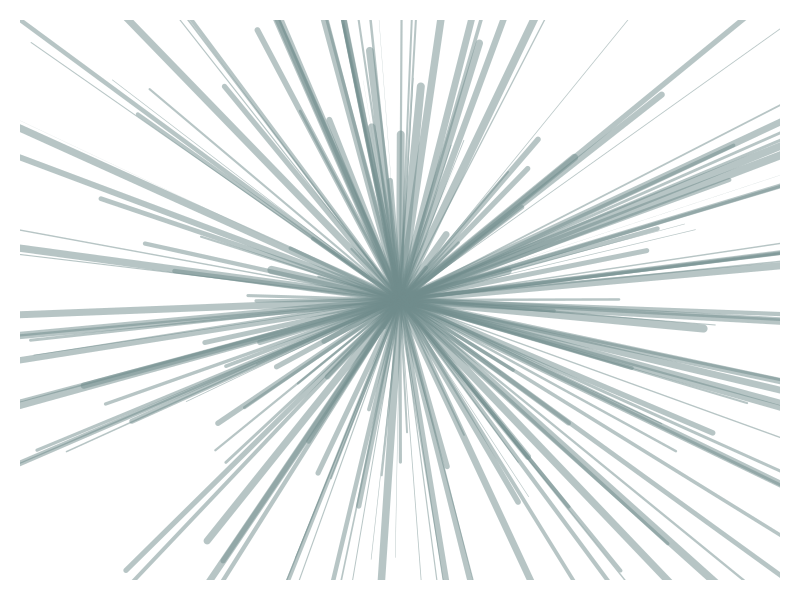
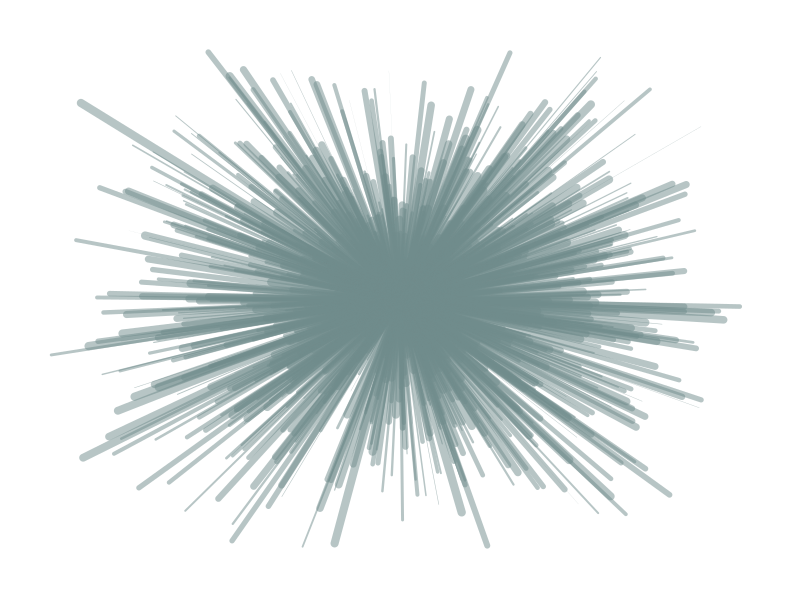
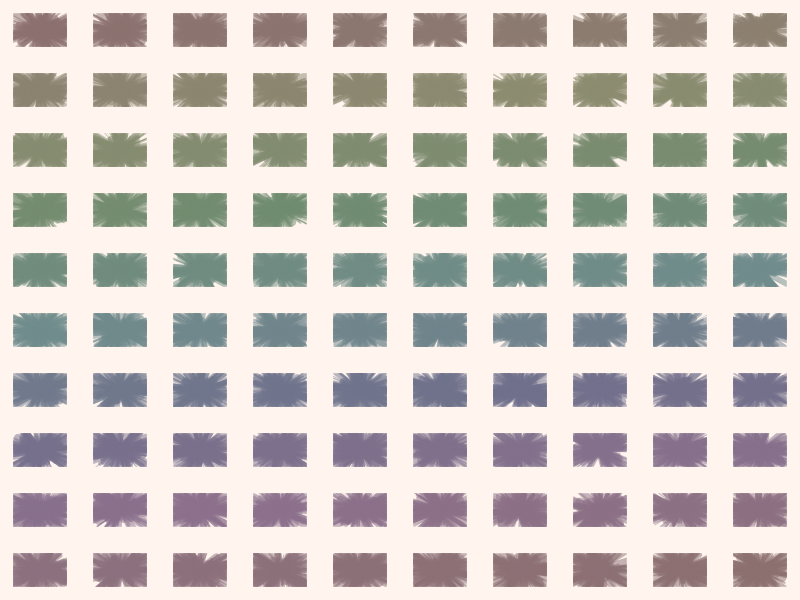
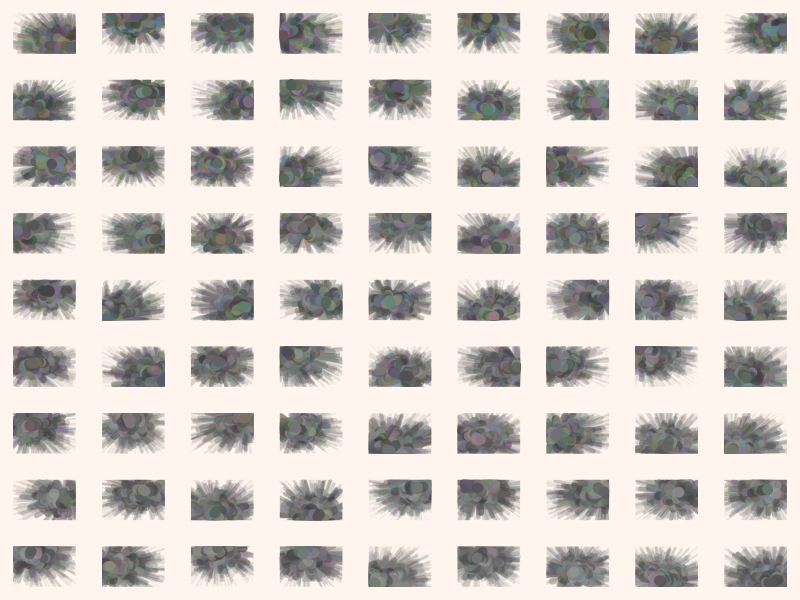
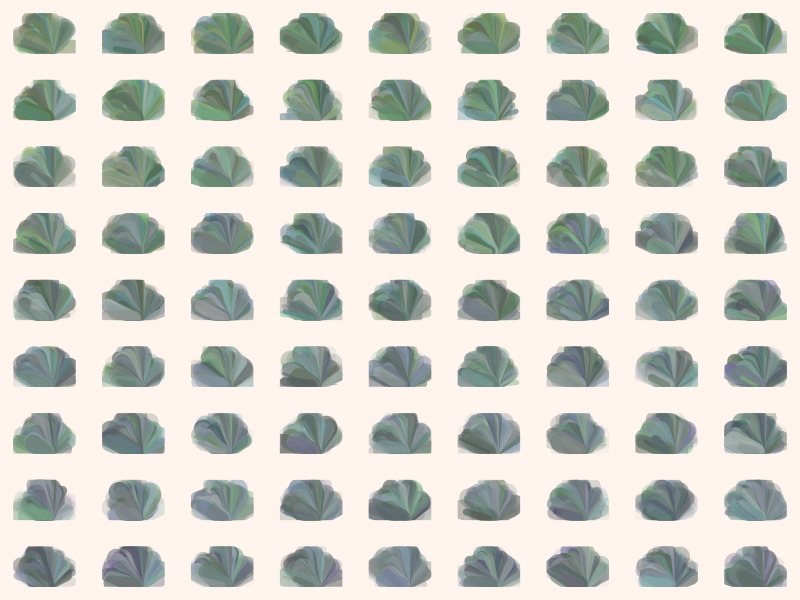
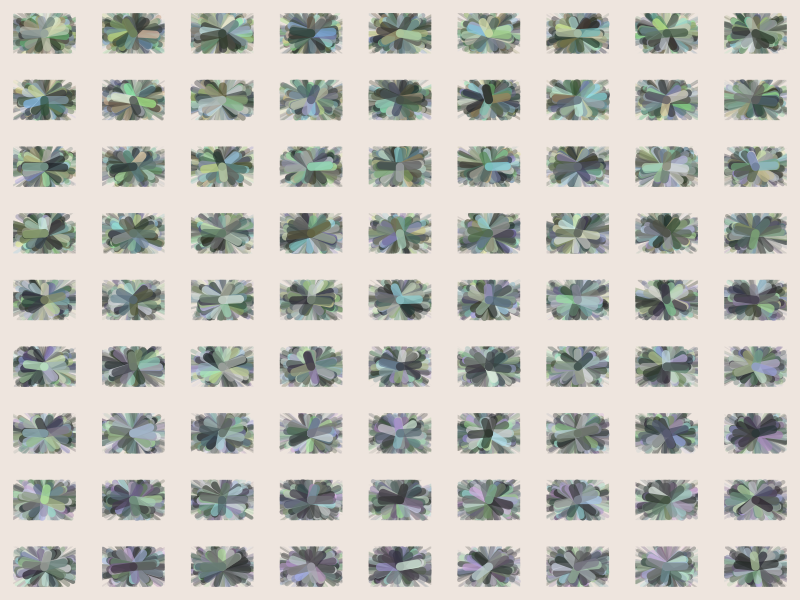
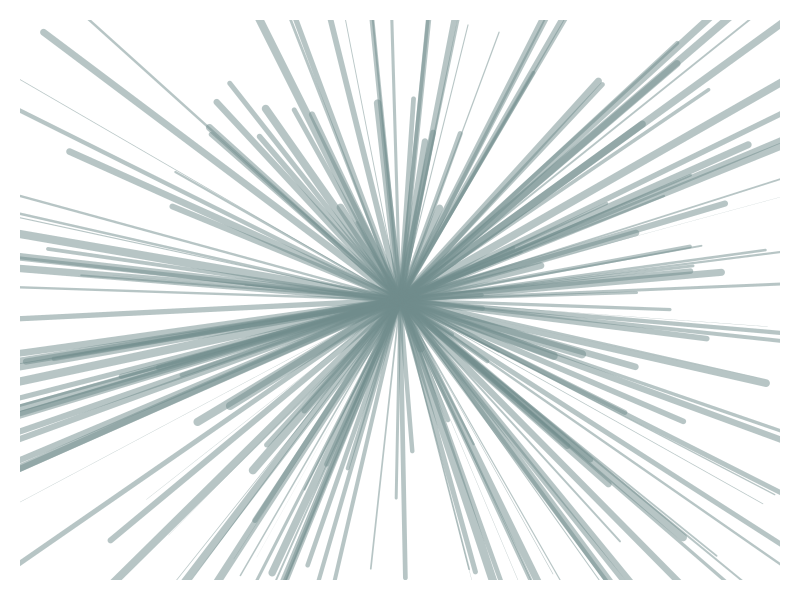
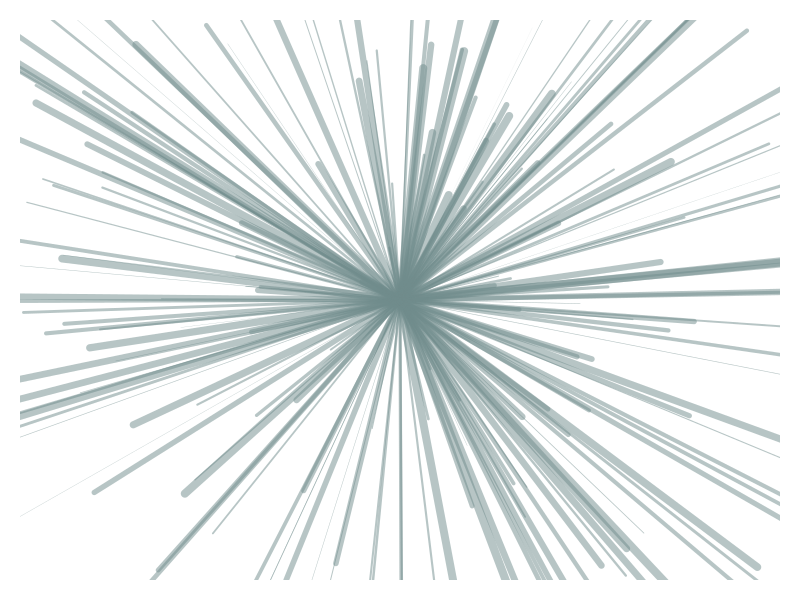

Write the R code that produced these figures, in order.
library(tidyverse)
library(png)

#origin article here: http://www.r-graph-gallery.com/57-rays-abstract-painting/

# Function to create plots ------------------------------------------------

buildFan <- function(hue = 0.5, saturation = 0.20, value = 0.55, alpha = 0.5,
                     hue.range = 0, saturation.range = 0, value.range = 0, alpha.range = 0,
                     x.end = NULL, y.end = NULL, x.center = NULL, y.center = NULL,
                     random.center = FALSE, segment.width = 8, n.segments = 200,
                     depth = FALSE, rescale = FALSE){
  
  #function builds a single fan plot
  #random vectors are generated if no vectors are provided
  #hue, saturation, value, and alpha should be between 0:1
  
  # set the center points of the segments
  x.center <- if (!is.null(x.center)) x.center else if(random.center == FALSE) 0 else if(is.null(x.end)) runif(1, -1, 1) else runif(1, min(x.end), max(x.end))
  y.center <- if (!is.null(y.center)) y.center else if(random.center == FALSE) 0 else if(is.null(y.end)) runif(1, -1, 1) else runif(1, min(y.end), max(y.end))
  
  # set the end of the segments. If vectors are provided then add some randomness
  x.end <- if(is.null(x.end)) rnorm(n.segments, 0, 1) else x.end * runif(n.segments, 0.3)
  y.end <- if(is.null(y.end)) rnorm(n.segments, 0, 1) else y.end * runif(n.segments, 0.3)
  
  # set the hue, saturation, value, and alpha per segment
  generate.variables <- function(variable, variable.range){
    runif(n = n.segments,
          min = max(0, variable - variable.range),
          max = min(1, variable + variable.range))
  }
  
  h <- generate.variables(hue, hue.range)
  s <- generate.variables(saturation, saturation.range)
  v <- generate.variables(value, value.range)
  alpha <- generate.variables(alpha, alpha.range)
  
  lwd <- segment.width * runif(n.segments)
  
  if (depth) {
    # reorganize the segments to give them depth. Layer the segments by length and then increase the color strength
    # effect should be the longer ones look like they're further back, darker, less colorful, thiner
    # shorter ones will be brighter, more colorful, thicker
    
    # sort vector by eucledian distance from their center (longest first)
    vector.order <- sqrt(abs(x.end - x.center) ^ 2 + abs(y.end - y.center) ^ 2) %>% order(decreasing = TRUE)
    x.end <- x.end[vector.order]
    y.end <- y.end[vector.order]
    
    # sort the colors by strength
    # leave out hsv so there is still some color variance per plot
    # h <- sort(h)
    # s <- sort(s)
    # v <- sort(v)
    alpha <- sort(alpha)
    lwd <- sort(lwd)
  }
  
  #rescale the x, y vectors so they're between -1 and 1
  if (rescale){
    rescale.vector <- function(x){(x - min(x))/(max(x) - min(x)) * 2 - 1}
    x.end <- rescale.vector(x.end)
    y.end <- rescale.vector(y.end)
  }
  
  #set graphical parameters
  par(mar = rep(1, 4),
      bty = "n")
  
  # draw the plot template
  plot(x = 0,
       y = 0,
       xlim = c(-1, 1),
       ylim = c(-1, 1),
       type = 'n',
       xaxt = 'n',
       yaxt = 'n',
       ann = FALSE)
  
  # draw the segments
  segments(x0 = x.center,
           y0 = y.center,
           x1 = x.end,
           y1 = y.end,
           col = hsv(h = h,
                     s = s,
                     v = v,
                     alpha = alpha),
           lwd = lwd)
}


# function wraps around buildFan to automate the printing of multiple plots ----------------------------------------------------

printFans <- function(hsv.array = seq(0, 1, length.out = 100), filename = "fans.png",
                      output.image.width = 4608, output.image.height = 2880, background = "seashell", ...){
  
  # function automates the printing and saving of buildFan
  # hsv.array is the array colors to map the buildFan function over. If only one vector is provided then it is
  # assumed to be hue. If two, then hue and saturation. If three, hue then saturation then value
  # length / nrow of hsv.array determines how many plots there will be
  # n.segments is number of segments per plot
  
  # n.plots is the number of plots to be printed determined by the length/nrow of hsv.array
  n.plots <- if (!is.null(nrow(hsv.array))) nrow(hsv.array) else length(hsv.array)
  
  if (sqrt(n.plots) %% 1 != 0) stop("Square root of the number of plots must be a whole number.")
  
  # set where to save
  png(filename = filename,
      width = output.image.width,
      height = output.image.height)
    
  # set graphical parameters
  par(bg = background,
      mar = rep(2, 4),
      mfrow = c(sqrt(n.plots), sqrt(n.plots)),
      bty = "n")
  
  #ensure hsv list to map over is dataframe and rename columns
  hsv.array <- as.data.frame(hsv.array)
  names(hsv.array) <- c("hue", "saturation", "value")[1:ncol(hsv.array)]
  
  # run the function over the hsv.array, saves plots
  pwalk(hsv.array, buildFan, ...)
  
  # reset graphics
  invisible(dev.off())
  
}

# test the fan functions --------------------------------------------------

# build a single fan
buildFan()

# build a panel of fans and save it
printFans()


# build different designs -------------------------------------------------

#random
buildFan(n.segments = 1000,
         x.end = runif(1000, -1, 1),
         y.end = runif(1000, -1, 1),
         x.center = rep(0, 1000),
         y.center = rep(0, 1000))

# define the colors to map the function over
n.plots <- 9^2
hues <- tibble(hue = seq(0.35, 0.55, length = n.plots),
               saturation = seq(0.25, 0.1, length = n.plots))

# specific colors with random segments
printFans(hsv.array = hues,
          n.segments = 250,
          depth = TRUE,
          hue.range = 0.5,
          saturation.range = 0.10,
          value = 0.45,
          value.range = 0.20,
          alpha = 0.3,
          alpha.range = 0.30,
          segment.width = 10,
          random.center = TRUE)

# semi circle
n.segments <- 150
base.vector <- seq(0, pi, length = n.segments)
x.vector <- cos(base.vector)
y.vector <- sin(base.vector) * 2 - 1
printFans(hsv.array = hues,
          n.segments = n.segments,
          x.end = x.vector,
          y.end = y.vector,
          x.center = 0,
          y.center = -1,
          hue.range = 0.20,
          saturation.range = 0.20,
          value.range = 0.20,
          alpha.range = 0.40,
          alpha = 0.3,
          segment.width = 20)

# circle
n.segments <- 200
base.vector <- seq(0, pi*2, length = n.segments)
x.vector <- cos(base.vector) * 2
y.vector <- sin(base.vector) * 2
printFans(hsv.array = hues,
          n.segments = n.segments,
          x.end = x.vector,
          y.end = y.vector,
          hue.range = 0.30,
          saturation.range = 0.20,
          value.range = 0.40,
          alpha.range = 0.40,
          alpha = 0.3,
          output.image.width = 2500,
          output.image.height = 2500,
          depth = TRUE,
          background = "seashell2")


# create images for gif ---------------------------------------------------

for (i in 1:20){
  png(filename = paste0('Plotted_images/Gif/fan', i, '.png'),
      width = 500,
      height = 500)
  buildFan()
  dev.off()
}
